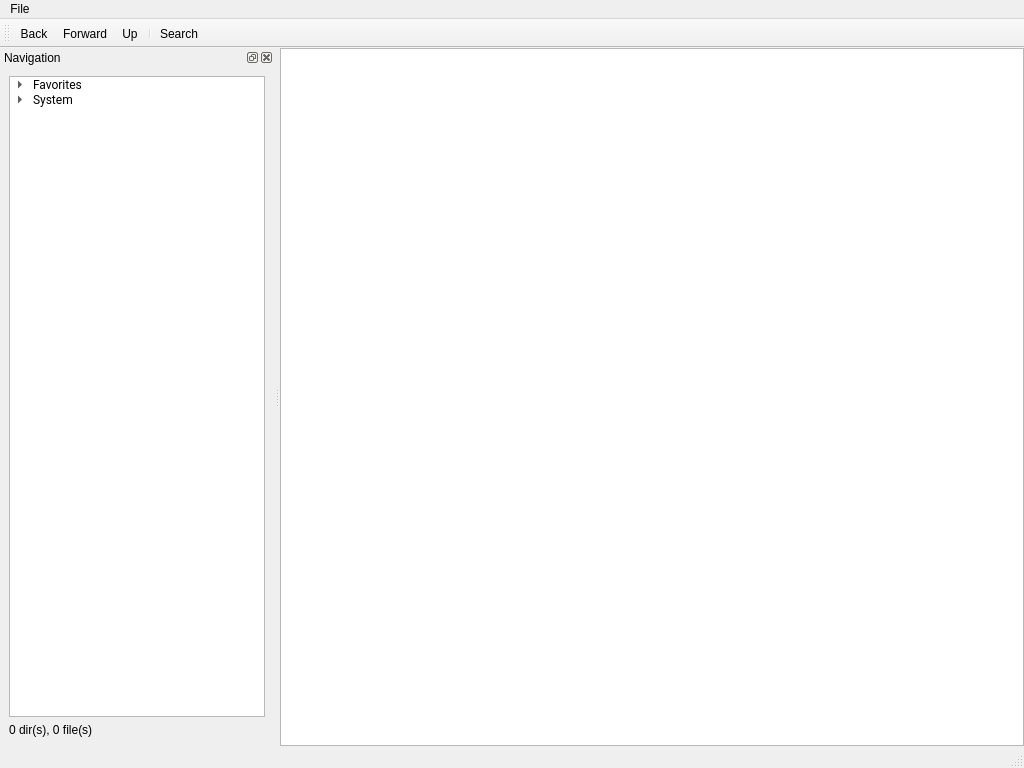
<?xml version="1.0" encoding="UTF-8"?>
<ui version="4.0">
    <class>MainWindow</class>
    <widget class="QMainWindow" name="MainWindow">
        <property name="geometry">
            <rect>
                <x>0</x>
                <y>0</y>
                <width>1024</width>
                <height>768</height>
            </rect>
        </property>
        <property name="windowTitle">
            <string>C++ Qt File Manager</string>
        </property>
        <widget class="QWidget" name="centralwidget">
            <layout class="QVBoxLayout" name="verticalLayout_2">
                <property name="spacing">
                    <number>0</number>
                </property>
                <property name="leftMargin">
                    <number>0</number>
                </property>
                <property name="topMargin">
                    <number>0</number>
                </property>
                <property name="rightMargin">
                    <number>0</number>
                </property>
                <property name="bottomMargin">
                    <number>0</number>
                </property>
                <item>
                    <widget class="QTableView" name="fileTableView">
                        <property name="font">
                            <font>
                                <family>Roboto</family>
                            </font>
                        </property>
                        <property name="showGrid">
                            <bool>false</bool>
                        </property>
                        <attribute name="horizontalHeaderVisible">
                            <bool>true</bool>
                        </attribute>
                        <attribute name="horizontalHeaderStretchLastSection">
                            <bool>true</bool>
                        </attribute>
                        <attribute name="verticalHeaderVisible">
                            <bool>false</bool>
                        </attribute>
                    </widget>
                </item>
            </layout>
        </widget>
        <widget class="QMenuBar" name="menubar">
            <property name="geometry">
                <rect>
                    <x>0</x>
                    <y>0</y>
                    <width>1024</width>
                    <height>25</height>
                </rect>
            </property>
            <widget class="QMenu" name="menuFile">
                <property name="title">
                    <string>File</string>
                </property>
            </widget>
            <addaction name="menuFile"/>
        </widget>
        <widget class="QStatusBar" name="statusbar"/>
        <widget class="QDockWidget" name="sidebarDockWidget">
            <property name="windowTitle">
                <string>Navigation</string>
            </property>
            <attribute name="dockWidgetArea">
                <number>1</number>
            </attribute>
            <widget class="QWidget" name="dockWidgetContents">
                <layout class="QVBoxLayout" name="verticalLayout">
                    <item>
                        <widget class="QTreeWidget" name="navigationTreeWidget">
                            <property name="font">
                                <font>
                                    <family>Roboto</family>
                                </font>
                            </property>
                            <property name="headerHidden">
                                <bool>true</bool>
                            </property>
                            <column>
                                <property name="text">
                                    <string>Locations</string>
                                </property>
                            </column>
                            <item>
                                <property name="text">
                                    <string>Favorites</string>
                                </property>
                                <item>
                                    <property name="text">
                                        <string>Bookmarks</string>
                                    </property>
                                </item>
                                <item>
                                    <property name="text">
                                        <string>Home</string>
                                    </property>
                                </item>
                                <item>
                                    <property name="text">
                                        <string>Desktop</string>
                                    </property>
                                </item>
                                <item>
                                    <property name="text">
                                        <string>Downloads</string>
                                    </property>
                                </item>
                            </item>
                            <item>
                                <property name="text">
                                    <string>System</string>
                                </property>
                                <item>
                                    <property name="text">
                                        <string>Filesystem Root</string>
                                    </property>
                                </item>
                            </item>
                        </widget>
                    </item>
                    <item>
                        <widget class="QLabel" name="sidebarStatusLabel">
                            <property name="text">
                                <string>0 dir(s), 0 file(s)</string>
                            </property>
                        </widget>
                    </item>
                </layout>
            </widget>
        </widget>
        <widget class="QToolBar" name="toolBar">
            <property name="windowTitle">
                <string>toolBar</string>
            </property>
            <attribute name="toolBarArea">
                <enum>TopToolBarArea</enum>
            </attribute>
            <attribute name="toolBarBreak">
                <bool>false</bool>
            </attribute>
            <widget class="QWidget" name="breadcrumbWidget" native="true"/>
            <addaction name="actionBack"/>
            <addaction name="actionForward"/>
            <addaction name="actionUp"/>
            <addaction name="separator"/>
            <addaction name="actionSearch"/>
        </widget>
        <action name="actionBack">
            <property name="text">
                <string>Back</string>
            </property>
        </action>
        <action name="actionForward">
            <property name="text">
                <string>Forward</string>
            </property>
        </action>
        <action name="actionUp">
            <property name="text">
                <string>Up</string>
            </property>
        </action>
        <action name="actionSearch">
            <property name="text">
                <string>Search</string>
            </property>
        </action>
    </widget>
    <resources/>
    <connections/>
</ui>
